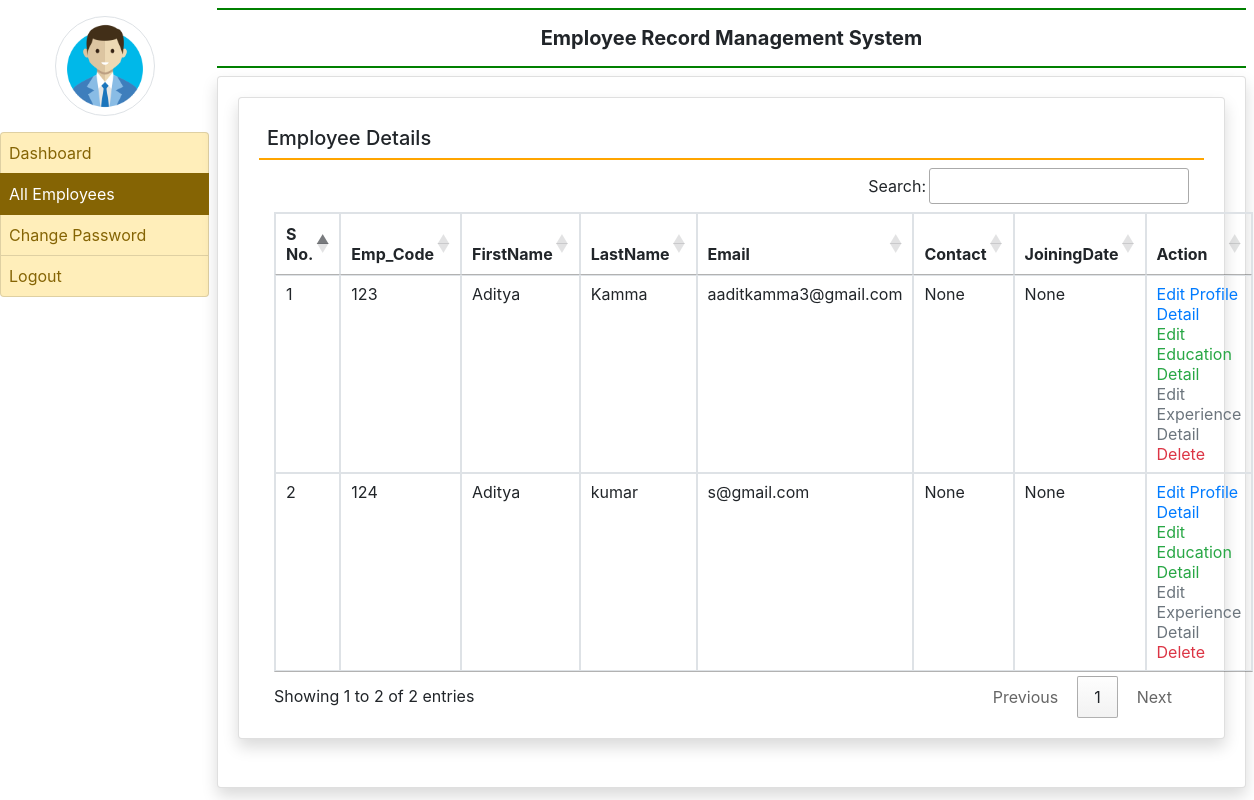
The app's page /all_employee (signed in) with its own data.
### employee/models.py (models this page shows, shortened)
class EmployeeDetail(models.Model):
    user = models.ForeignKey(User, on_delete=models.CASCADE, null=True)
    empcode = models.CharField(max_length=100, null=True)
    empdept = models.CharField(max_length=100,null=True)
    designation = models.CharField(max_length=100,null=True)
    contact = models.CharField(max_length=15, null=True)
    gender = models.CharField(max_length=20,null=True)
    joiningdate = models.DateField(null=True)

### employee/views.py (the view)
# urls.py: path('all_employee',all_employee, name='all_employee'),
def all_employee(request):
    if not request.user.is_authenticated:
        return redirect('admin_login')
    employee = EmployeeDetail.objects.all()
    return render(request, 'all_employee.html',locals())

### employee/templates/all_employee.html
{% extends 'admin_base.html' %}
{% block main  %}
<div class="card shadow">
    <div class="card-body">
        <h5 class="p-2" style="border-bottom: 2px solid orange;">Employee Details</h5>
<div class="container-fluid">
        <table class="table table-bordered table-sm" id="example">
            <thead>
                <tr>
                    <th>S No.</th>
                    <th>Emp_Code</th>
                    <th>FirstName</th>
                    <th>LastName</th>
                    <th>Email</th>
                    <th>Contact</th>
                    <th>JoiningDate</th>
                    <th>Action</th>
                </tr>
            </thead>
            <tbody>
                {% for i in employee %}
                <tr>
                    <td>{{forloop.counter}}</td>
                    <td>{{i.empcode}}</td>
                    <td>{{i.user.first_name}}</td>
                    <td>{{i.user.last_name}}</td>
                    <td>{{i.user.username}}</td>
                    <td>{{i.contact}}</td>
                    <td>{{i.joiningdate}}</td>
                    <td><a href="{% url 'edit_profile' i.id %}" class="text-primary">Edit Profile Detail</a>
                        <br><a href="{% url 'edit_education' i.user.id %}" class="text-success">Edit Education Detail</a>
                        <br><a href="{% url 'edit_experience' i.user.id %}" class="text-secondary">Edit Experience Detail</a>
                        <br><a href="{% url 'delete_employee' i.user.id %}" class="text-danger" onclick="return confirm('Are You Sure?')">Delete</a>
                        </td>
                </tr>
                {% endfor %}
            </tbody>
        </table>
</div>
</div>
</div>
{% endblock %}

### employee/templates/admin_base.html (shortened to what this page needs)
{%load static %}
<html>
    <head>
        <link rel="stylesheet" href="https://maxcdn.bootstrapcdn.com/bootstrap/4.4.1/css/bootstrap.min.css">
  <link rel="stylesheet" href="https://use.fontawesome.com/releases/v5.7.0/css/all.css">
<link rel="stylesheet" href="https://cdn.datatables.net/1.10.20/css/jquery.dataTables.min.css">
<link rel="stylesheet" href="https://cdn.datatables.net/buttons/1.6.1/css/buttons.dataTables.min.css">
    </head>
    <body>
        <div class="container-fluid">
            <div class="row">
                <div class="col-sm-2 p-0">
                    <center><img src="{% static 'images/adminlogin.png'%}" width = "100" height="100" class="img-thumbnail rounded-circle my-3"></center>
                    <div class="list-group">
                        <a href="{% url 'admin_home' %}" class="list-group-item list-group-item-warning list-group-item-action {% if request.path == '/admin_home' %}active{% endif %}">Dashboard</a>
                        <a href="{% url 'all_employee' %}" class="list-group-item list-group-item-warning list-group-item-action {% if request.path == '/all_employee' %}active{% endif %}">All Employees</a>
                        <a href="{% url 'change_passwordadmin' %}" class="list-group-item list-group-item-warning list-group-item-action {% if request.path == '/change_passwordadmin' %}active{% endif %}">Change Password</a>
                        <a href="/logout" class="list-group-item list-group-item-warning list-group-item-action">Logout</a>
                    </div>
                </div>
                <div class="col-sm-10 p-0">
                    <div class="container-fluid p-2">
                        <h5 class="p-3 text-center font-weight-bold" style="border-bottom: 2px solid green;border-top: 2px solid green;">Employee Record Management System</h5>
                        <div class="card shadow" style="min-height: 89vh;">
                            <div class="card-body">
                                {% block main %}
                                {% endblock %}
                            </div>
                        </div>
                    </div>
                </div>
            </div>
        </div>
    </body>
</html>

### employee/templates/admin_base.html (style rules this page uses)
.list-group-item { padding:8px !important; }

### records on screen
EmployeeDetail: empcode "123", user.first_name "Aditya", user.last_name "Kamma", user.username "aaditkamma3@gmail.com", contact "None", joiningdate "None"
EmployeeDetail: empcode "124", user.first_name "Aditya", user.last_name "kumar", user.username "s@gmail.com", contact "None", joiningdate "None"
